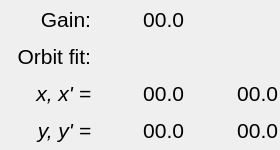
    <widget class="QWidget" name="widget_8" native="true">
     <property name="geometry">
      <rect>
       <x>15</x>
       <y>800</y>
       <width>280</width>
       <height>150</height>
      </rect>
     </property>
     <layout class="QGridLayout" name="gridLayout_8">
      <property name="leftMargin">
       <number>2</number>
      </property>
      <property name="topMargin">
       <number>2</number>
      </property>
      <property name="rightMargin">
       <number>2</number>
      </property>
      <property name="bottomMargin">
       <number>2</number>
      </property>
      <property name="horizontalSpacing">
       <number>5</number>
      </property>
      <property name="verticalSpacing">
       <number>2</number>
      </property>
      <item row="3" column="2">
       <widget class="PyDMLabel" name="phi_gun_21">
        <property name="minimumSize">
         <size>
          <width>85</width>
          <height>0</height>
         </size>
        </property>
        <property name="font">
         <font>
          <pointsize>16</pointsize>
         </font>
        </property>
        <property name="toolTip">
         <string/>
        </property>
        <property name="styleSheet">
         <string notr="true">PyDMLabel {
  border-radius: 2px;
}
PyDMLabel[alarmSensitiveBorder=&quot;true&quot;][alarmSeverity=&quot;0&quot;] {
  background-color: rgb(0,0,10);
  color: rgb(144,194,255);
}
PyDMLabel[alarmSensitiveBorder=&quot;true&quot;][alarmSeverity=&quot;1&quot;] {
  background-color: rgb(0,0,10);
  color: rgb(255,255,0);
}

PyDMLabel[alarmSensitiveBorder=&quot;true&quot;][alarmSeverity=&quot;2&quot;] {
  background-color: rgb(255,0,0);
  color: rgb(255,255,255);
}

PyDMLabel[alarmSensitiveBorder=&quot;true&quot;][alarmSeverity=&quot;3&quot;] {
  background-color: rgb(192,0,255);
  color: rgb(255,255,0);
}

PyDMLabel[alarmSensitiveBorder=&quot;true&quot;][alarmSeverity=&quot;4&quot;] {
  color: rgb(218,218,218);
  background-color: rgb(25,25,25);
}</string>
        </property>
        <property name="text">
         <string>00.0</string>
        </property>
        <property name="alignment">
         <set>Qt::AlignRight|Qt::AlignTrailing|Qt::AlignVCenter</set>
        </property>
        <property name="margin">
         <number>3</number>
        </property>
        <property name="precision" stdset="0">
         <number>3</number>
        </property>
        <property name="showUnits" stdset="0">
         <bool>false</bool>
        </property>
        <property name="precisionFromPV" stdset="0">
         <bool>false</bool>
        </property>
        <property name="alarmSensitiveContent" stdset="0">
         <bool>true</bool>
        </property>
        <property name="alarmSensitiveBorder" stdset="0">
         <bool>true</bool>
        </property>
        <property name="PyDMToolTip" stdset="0">
         <string/>
        </property>
        <property name="channel" stdset="0">
         <string>SIOC:SYS1:ML01:AO609</string>
        </property>
        <property name="enableRichText" stdset="0">
         <bool>false</bool>
        </property>
       </widget>
      </item>
      <item row="1" column="0">
       <widget class="QLabel" name="label_34">
        <property name="font">
         <font>
          <pointsize>16</pointsize>
          <italic>false</italic>
         </font>
        </property>
        <property name="text">
         <string>Gain:</string>
        </property>
        <property name="alignment">
         <set>Qt::AlignRight|Qt::AlignTrailing|Qt::AlignVCenter</set>
        </property>
       </widget>
      </item>
      <item row="3" column="0">
       <widget class="QLabel" name="label_38">
        <property name="font">
         <font>
          <pointsize>16</pointsize>
          <italic>true</italic>
         </font>
        </property>
        <property name="text">
         <string>x, x' =</string>
        </property>
        <property name="alignment">
         <set>Qt::AlignRight|Qt::AlignTrailing|Qt::AlignVCenter</set>
        </property>
       </widget>
      </item>
      <item row="3" column="1">
       <widget class="PyDMLabel" name="phi_gun_20">
        <property name="minimumSize">
         <size>
          <width>85</width>
          <height>0</height>
         </size>
        </property>
        <property name="font">
         <font>
          <pointsize>16</pointsize>
         </font>
        </property>
        <property name="toolTip">
         <string/>
        </property>
        <property name="styleSheet">
         <string notr="true">PyDMLabel {
  border-radius: 2px;
}
PyDMLabel[alarmSensitiveBorder=&quot;true&quot;][alarmSeverity=&quot;0&quot;] {
  background-color: rgb(0,0,10);
  color: rgb(144,194,255);
}
PyDMLabel[alarmSensitiveBorder=&quot;true&quot;][alarmSeverity=&quot;1&quot;] {
  background-color: rgb(0,0,10);
  color: rgb(255,255,0);
}

PyDMLabel[alarmSensitiveBorder=&quot;true&quot;][alarmSeverity=&quot;2&quot;] {
  background-color: rgb(255,0,0);
  color: rgb(255,255,255);
}

PyDMLabel[alarmSensitiveBorder=&quot;true&quot;][alarmSeverity=&quot;3&quot;] {
  background-color: rgb(192,0,255);
  color: rgb(255,255,0);
}

PyDMLabel[alarmSensitiveBorder=&quot;true&quot;][alarmSeverity=&quot;4&quot;] {
  color: rgb(218,218,218);
  background-color: rgb(25,25,25);
}</string>
        </property>
        <property name="text">
         <string>00.0</string>
        </property>
        <property name="alignment">
         <set>Qt::AlignRight|Qt::AlignTrailing|Qt::AlignVCenter</set>
        </property>
        <property name="margin">
         <number>3</number>
        </property>
        <property name="precision" stdset="0">
         <number>3</number>
        </property>
        <property name="showUnits" stdset="0">
         <bool>false</bool>
        </property>
        <property name="precisionFromPV" stdset="0">
         <bool>false</bool>
        </property>
        <property name="alarmSensitiveContent" stdset="0">
         <bool>true</bool>
        </property>
        <property name="alarmSensitiveBorder" stdset="0">
         <bool>true</bool>
        </property>
        <property name="PyDMToolTip" stdset="0">
         <string/>
        </property>
        <property name="channel" stdset="0">
         <string>SIOC:SYS1:ML01:AO608</string>
        </property>
        <property name="enableRichText" stdset="0">
         <bool>false</bool>
        </property>
       </widget>
      </item>
      <item row="2" column="0">
       <widget class="QLabel" name="label_46">
        <property name="font">
         <font>
          <pointsize>16</pointsize>
          <italic>false</italic>
         </font>
        </property>
        <property name="text">
         <string>Orbit fit:</string>
        </property>
        <property name="alignment">
         <set>Qt::AlignRight|Qt::AlignTrailing|Qt::AlignVCenter</set>
        </property>
       </widget>
      </item>
      <item row="4" column="2">
       <widget class="PyDMLabel" name="phi_gun_22">
        <property name="minimumSize">
         <size>
          <width>85</width>
          <height>0</height>
         </size>
        </property>
        <property name="font">
         <font>
          <pointsize>16</pointsize>
         </font>
        </property>
        <property name="toolTip">
         <string/>
        </property>
        <property name="styleSheet">
         <string notr="true">PyDMLabel {
  border-radius: 2px;
}
PyDMLabel[alarmSensitiveBorder=&quot;true&quot;][alarmSeverity=&quot;0&quot;] {
  background-color: rgb(0,0,10);
  color: rgb(144,194,255);
}
PyDMLabel[alarmSensitiveBorder=&quot;true&quot;][alarmSeverity=&quot;1&quot;] {
  background-color: rgb(0,0,10);
  color: rgb(255,255,0);
}

PyDMLabel[alarmSensitiveBorder=&quot;true&quot;][alarmSeverity=&quot;2&quot;] {
  background-color: rgb(255,0,0);
  color: rgb(255,255,255);
}

PyDMLabel[alarmSensitiveBorder=&quot;true&quot;][alarmSeverity=&quot;3&quot;] {
  background-color: rgb(192,0,255);
  color: rgb(255,255,0);
}

PyDMLabel[alarmSensitiveBorder=&quot;true&quot;][alarmSeverity=&quot;4&quot;] {
  color: rgb(218,218,218);
  background-color: rgb(25,25,25);
}</string>
        </property>
        <property name="text">
         <string>00.0</string>
        </property>
        <property name="alignment">
         <set>Qt::AlignRight|Qt::AlignTrailing|Qt::AlignVCenter</set>
        </property>
        <property name="margin">
         <number>3</number>
        </property>
        <property name="precision" stdset="0">
         <number>3</number>
        </property>
        <property name="showUnits" stdset="0">
         <bool>false</bool>
        </property>
        <property name="precisionFromPV" stdset="0">
         <bool>false</bool>
        </property>
        <property name="alarmSensitiveContent" stdset="0">
         <bool>true</bool>
        </property>
        <property name="alarmSensitiveBorder" stdset="0">
         <bool>true</bool>
        </property>
        <property name="PyDMToolTip" stdset="0">
         <string/>
        </property>
        <property name="channel" stdset="0">
         <string>SIOC:SYS1:ML01:AO611</string>
        </property>
        <property name="enableRichText" stdset="0">
         <bool>false</bool>
        </property>
       </widget>
      </item>
      <item row="4" column="0">
       <widget class="QLabel" name="label_37">
        <property name="font">
         <font>
          <pointsize>16</pointsize>
          <italic>true</italic>
         </font>
        </property>
        <property name="text">
         <string>y, y' =</string>
        </property>
        <property name="alignment">
         <set>Qt::AlignRight|Qt::AlignTrailing|Qt::AlignVCenter</set>
        </property>
       </widget>
      </item>
      <item row="2" column="1">
       <widget class="PyDMByteIndicator" name="PyDMByteIndicator_2">
        <property name="font">
         <font>
          <pointsize>16</pointsize>
         </font>
        </property>
        <property name="toolTip">
         <string/>
        </property>
        <property name="alarmSensitiveContent" stdset="0">
         <bool>false</bool>
        </property>
        <property name="alarmSensitiveBorder" stdset="0">
         <bool>true</bool>
        </property>
        <property name="PyDMToolTip" stdset="0">
         <string/>
        </property>
        <property name="channel" stdset="0">
         <string>SIOC:SYS1:ML01:AO267</string>
        </property>
        <property name="showLabels" stdset="0">
         <bool>false</bool>
        </property>
        <property name="bigEndian" stdset="0">
         <bool>false</bool>
        </property>
        <property name="circles" stdset="0">
         <bool>true</bool>
        </property>
        <property name="labelPosition" stdset="0">
         <enum>QTabWidget::West</enum>
        </property>
        <property name="numBits" stdset="0">
         <number>1</number>
        </property>
        <property name="shift" stdset="0">
         <number>4</number>
        </property>
        <property name="labels" stdset="0">
         <stringlist>
          <string>Orbit fit:</string>
         </stringlist>
        </property>
       </widget>
      </item>
      <item row="4" column="1">
       <widget class="PyDMLabel" name="phi_gun_19">
        <property name="minimumSize">
         <size>
          <width>85</width>
          <height>0</height>
         </size>
        </property>
        <property name="font">
         <font>
          <pointsize>16</pointsize>
         </font>
        </property>
        <property name="toolTip">
         <string/>
        </property>
        <property name="styleSheet">
         <string notr="true">PyDMLabel {
  border-radius: 2px;
}
PyDMLabel[alarmSensitiveBorder=&quot;true&quot;][alarmSeverity=&quot;0&quot;] {
  background-color: rgb(0,0,10);
  color: rgb(144,194,255);
}
PyDMLabel[alarmSensitiveBorder=&quot;true&quot;][alarmSeverity=&quot;1&quot;] {
  background-color: rgb(0,0,10);
  color: rgb(255,255,0);
}

PyDMLabel[alarmSensitiveBorder=&quot;true&quot;][alarmSeverity=&quot;2&quot;] {
  background-color: rgb(255,0,0);
  color: rgb(255,255,255);
}

PyDMLabel[alarmSensitiveBorder=&quot;true&quot;][alarmSeverity=&quot;3&quot;] {
  background-color: rgb(192,0,255);
  color: rgb(255,255,0);
}

PyDMLabel[alarmSensitiveBorder=&quot;true&quot;][alarmSeverity=&quot;4&quot;] {
  color: rgb(218,218,218);
  background-color: rgb(25,25,25);
}</string>
        </property>
        <property name="text">
         <string>00.0</string>
        </property>
        <property name="alignment">
         <set>Qt::AlignRight|Qt::AlignTrailing|Qt::AlignVCenter</set>
        </property>
        <property name="margin">
         <number>3</number>
        </property>
        <property name="precision" stdset="0">
         <number>3</number>
        </property>
        <property name="showUnits" stdset="0">
         <bool>false</bool>
        </property>
        <property name="precisionFromPV" stdset="0">
         <bool>false</bool>
        </property>
        <property name="alarmSensitiveContent" stdset="0">
         <bool>true</bool>
        </property>
        <property name="alarmSensitiveBorder" stdset="0">
         <bool>true</bool>
        </property>
        <property name="PyDMToolTip" stdset="0">
         <string/>
        </property>
        <property name="channel" stdset="0">
         <string>SIOC:SYS1:ML01:AO610</string>
        </property>
        <property name="enableRichText" stdset="0">
         <bool>false</bool>
        </property>
       </widget>
      </item>
      <item row="1" column="1">
       <widget class="PyDMLabel" name="phi_gun_14">
        <property name="minimumSize">
         <size>
          <width>88</width>
          <height>0</height>
         </size>
        </property>
        <property name="maximumSize">
         <size>
          <width>88</width>
          <height>16777215</height>
         </size>
        </property>
        <property name="font">
         <font>
          <pointsize>16</pointsize>
         </font>
        </property>
        <property name="toolTip">
         <string/>
        </property>
        <property name="styleSheet">
         <string notr="true">PyDMLabel {
  border-radius: 2px;
}
PyDMLabel[alarmSensitiveBorder=&quot;true&quot;][alarmSeverity=&quot;0&quot;] {
  background-color: rgb(0,0,10);
  color: rgb(144,194,255);
}
PyDMLabel[alarmSensitiveBorder=&quot;true&quot;][alarmSeverity=&quot;1&quot;] {
  background-color: rgb(0,0,10);
  color: rgb(255,255,0);
}

PyDMLabel[alarmSensitiveBorder=&quot;true&quot;][alarmSeverity=&quot;2&quot;] {
  background-color: rgb(255,0,0);
  color: rgb(255,255,255);
}

PyDMLabel[alarmSensitiveBorder=&quot;true&quot;][alarmSeverity=&quot;3&quot;] {
  background-color: rgb(192,0,255);
  color: rgb(255,255,0);
}

PyDMLabel[alarmSensitiveBorder=&quot;true&quot;][alarmSeverity=&quot;4&quot;] {
  color: rgb(218,218,218);
  background-color: rgb(25,25,25);
}</string>
        </property>
        <property name="text">
         <string>00.0</string>
        </property>
        <property name="alignment">
         <set>Qt::AlignRight|Qt::AlignTrailing|Qt::AlignVCenter</set>
        </property>
        <property name="margin">
         <number>3</number>
        </property>
        <property name="precision" stdset="0">
         <number>1</number>
        </property>
        <property name="showUnits" stdset="0">
         <bool>false</bool>
        </property>
        <property name="precisionFromPV" stdset="0">
         <bool>false</bool>
        </property>
        <property name="alarmSensitiveContent" stdset="0">
         <bool>true</bool>
        </property>
        <property name="alarmSensitiveBorder" stdset="0">
         <bool>true</bool>
        </property>
        <property name="PyDMToolTip" stdset="0">
         <string/>
        </property>
        <property name="channel" stdset="0">
         <string>SIOC:SYS1:ML01:AO206</string>
        </property>
        <property name="enableRichText" stdset="0">
         <bool>false</bool>
        </property>
        <property name="displayFormat" stdset="0">
         <enum>PyDMLabel::Exponential</enum>
        </property>
       </widget>
      </item>
     </layout>
    </widget>
